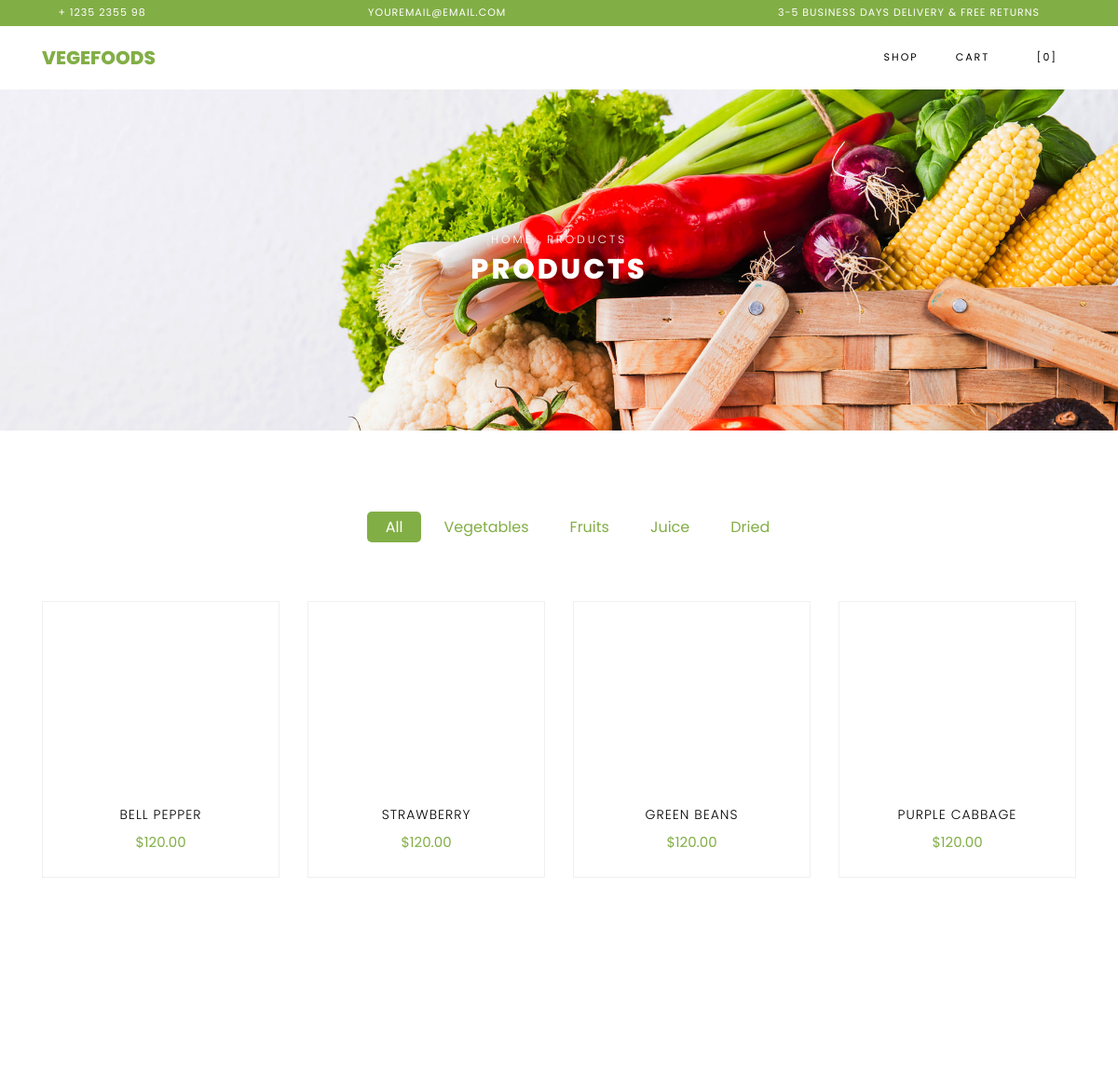
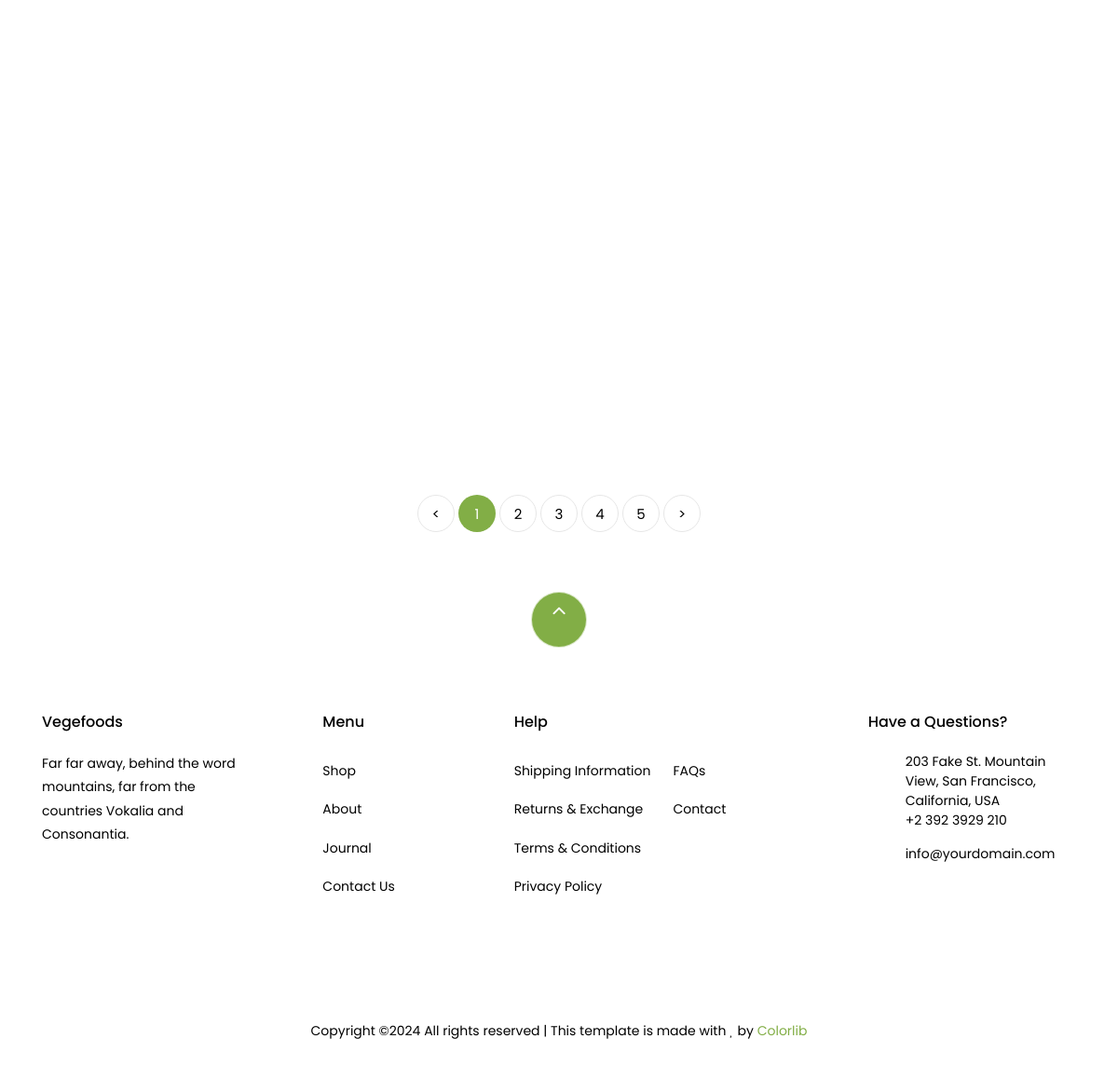
The page /store/ on the database as committed earlier (2 pictures, top to bottom).
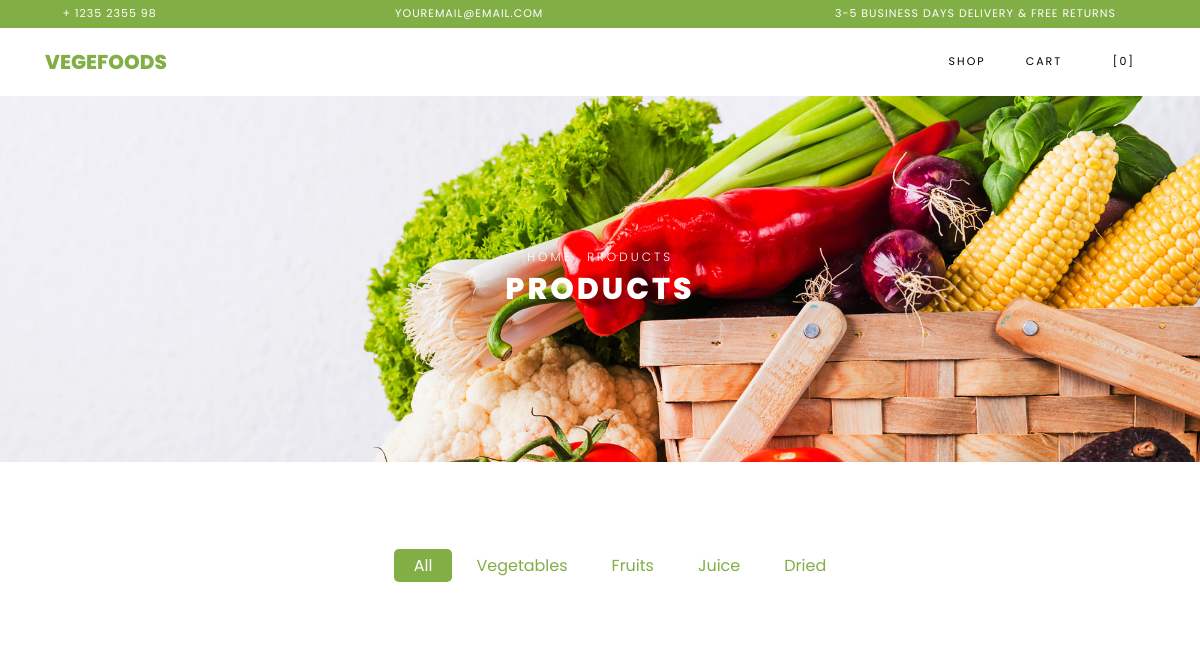
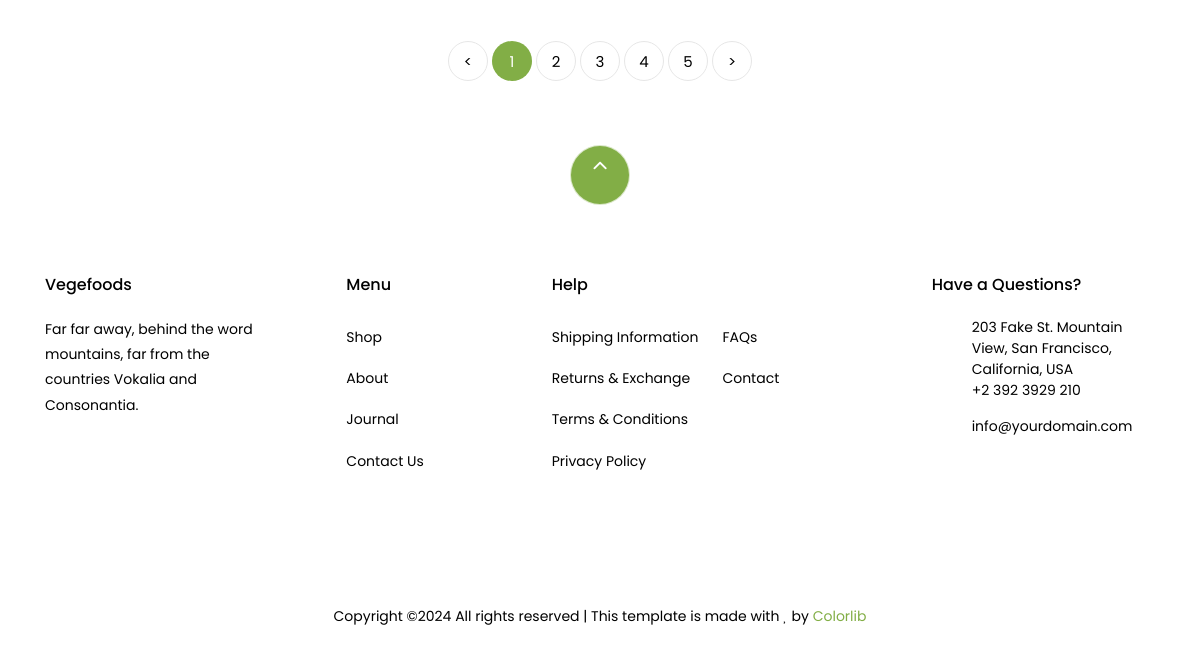
The same page on the database as committed later (2 pictures, top to bottom).
### store/models.py (models this page shows, shortened)
class Product(models.Model):
    name = models.CharField(max_length=255)
    description = models.TextField()
    price = models.DecimalField(max_digits=10, decimal_places=2)
    image = models.ImageField(upload_to='static/products/', null=True, blank=True)
    category = models.ForeignKey(Category, on_delete=models.CASCADE)
    created_time = models.DateTimeField(auto_now_add=True)
    updated_time = models.DateTimeField(auto_now=True)

### store/views.py (the view)
# urls.py: path('', ShopView.as_view(), name="shop"),
class ShopView(View):
    def get(self, request):
        discount_value = Case(When(discount__value__gte=0,
                                   discount__date_begin__lte=timezone.now(),
                                   discount__date_end__gte=timezone.now(),
                                   then=F('discount__value')),
                              default=0,
                              output_field=DecimalField(max_digits=10, decimal_places=2)
                              )
        price_with_discount = ExpressionWrapper(
            F('price') * (100.0 - F('discount_value')) / 100.0,
            output_field=DecimalField(max_digits=10, decimal_places=2)
        )
        products = Product.objects.annotate(
            discount_value=discount_value,
            price_before=F('price'),
            price_after=price_with_discount
        ).values('id', 'name', 'image', 'price_before', 'price_after',
                 'discount_value')
        return render(request, 'store/shop.html', {"data": products})

### store/templates/store/shop.html (shortened to what this page needs)
{% extends 'store/base.html' %}
{% load static %}
{% block content %}
<div class="hero-wrap hero-bread" style="background-image: url({% static 'store/images/bg_1.jpg'%});">
	<div class="container">
	  <div class="row no-gutters slider-text align-items-center justify-content-center">
		<div class="col-md-9 ftco-animate text-center">
			<p class="breadcrumbs"><span class="mr-2"><a href="index.html">Home</a></span> <span>Products</span></p>
		  <h1 class="mb-0 bread">Products</h1>
		</div>
	  </div>
	</div>
  </div>
  <section class="ftco-section">
	  <div class="container">
		  <div class="row justify-content-center">
			  <div class="col-md-10 mb-5 text-center">
				  <ul class="product-category">
					  <li><a href="#" class="active">All</a></li>
					  <li><a href="#">Vegetables</a></li>
					  <li><a href="#">Fruits</a></li>
					  <li><a href="#">Juice</a></li>
					  <li><a href="#">Dried</a></li>
				  </ul>
			  </div>
		  </div>
		  <div class="row">
			  {% for product in data %}
			  <div class="col-md-6 col-lg-3 ftco-animate">
				  <div class="product">
					  <a href="{% url 'store:product' product.id %}" class="img-prod"><img class="img-fluid" src="/{{ product.image }}" alt="Colorlib Template">
					  </a>
					  <div class="text py-3 pb-4 px-3 text-center">
						  <h3><a href="#">{{product.name}}</a></h3>
						  <div class="d-flex">
							  <div class="pricing">
								  {% if product.discount_value %}
								  <p class="price"><span class="mr-2 price-dc">${{product.price_before}}</span><span class="price-sale">${{product.price_after}}</span></p>
								  {% else %}
								  <p class="price"><span>${{product.price_before}}</span></p>
								  {% endif %}
							  </div>
						  </div>
					  </div>
				  </div>
			  </div>
			  {% endfor %}
		  </div>
		  <div class="row mt-5">
		<div class="col text-center">
		  <div class="block-27">
			<ul>
			  <li><a href="#">&lt;</a></li>
			  <li class="active"><span>1</span></li>
			  <li><a href="#">2</a></li>
			  <li><a href="#">3</a></li>
			  <li><a href="#">4</a></li>
			  <li><a href="#">5</a></li>
			  <li><a href="#">&gt;</a></li>
			</ul>
		  </div>
		</div>
	  </div>
	  </div>
  </section>
{% endblock %}

Rows that differ between the two databases and show on the page:
removed Product: name "BELL PEPPER", price_before "120.00"
removed Product: name "STRAWBERRY", price_before "120.00"
removed Product: name "GREEN BEANS", price_before "120.00"
removed Product: name "PURPLE CABBAGE", price_before "120.00"
